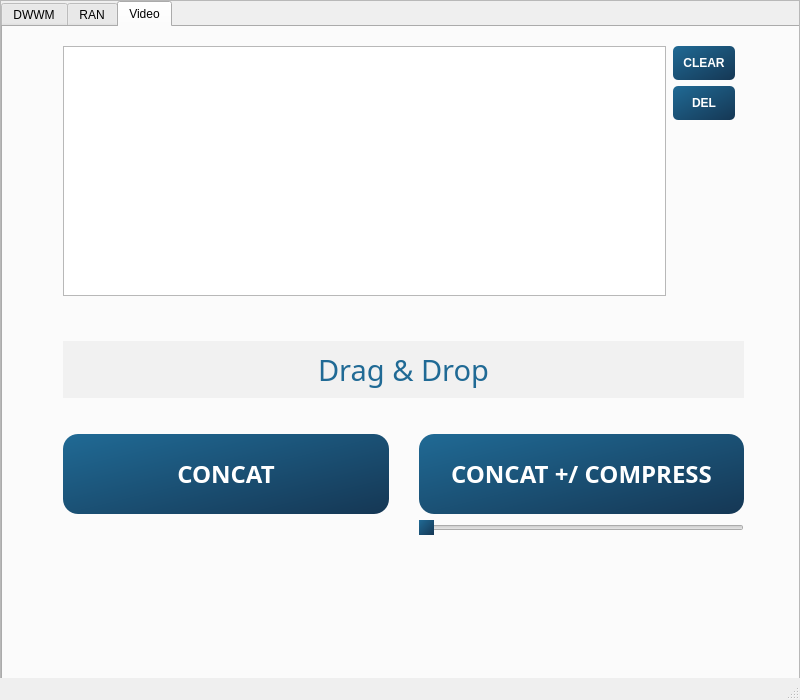
<?xml version="1.0" encoding="UTF-8"?>
<ui version="4.0">
 <class>MainWindow</class>
 <widget class="QMainWindow" name="MainWindow">
  <property name="geometry">
   <rect>
    <x>0</x>
    <y>0</y>
    <width>800</width>
    <height>700</height>
   </rect>
  </property>
  <property name="sizePolicy">
   <sizepolicy hsizetype="Fixed" vsizetype="Fixed">
    <horstretch>0</horstretch>
    <verstretch>0</verstretch>
   </sizepolicy>
  </property>
  <property name="maximumSize">
   <size>
    <width>800</width>
    <height>700</height>
   </size>
  </property>
  <property name="windowTitle">
   <string>MainWindow</string>
  </property>
  <property name="documentMode">
   <bool>false</bool>
  </property>
  <widget class="QWidget" name="centralwidget">
   <property name="sizePolicy">
    <sizepolicy hsizetype="Expanding" vsizetype="Expanding">
     <horstretch>0</horstretch>
     <verstretch>0</verstretch>
    </sizepolicy>
   </property>
   <property name="inputMethodHints">
    <set>Qt::ImhNone</set>
   </property>
   <widget class="QScrollArea" name="scrollArea_3">
    <property name="geometry">
     <rect>
      <x>0</x>
      <y>0</y>
      <width>800</width>
      <height>700</height>
     </rect>
    </property>
    <property name="widgetResizable">
     <bool>true</bool>
    </property>
    <widget class="QWidget" name="scrollAreaWidgetContents">
     <property name="geometry">
      <rect>
       <x>0</x>
       <y>0</y>
       <width>798</width>
       <height>698</height>
      </rect>
     </property>
     <widget class="QTabWidget" name="tabWidget">
      <property name="geometry">
       <rect>
        <x>0</x>
        <y>0</y>
        <width>800</width>
        <height>700</height>
       </rect>
      </property>
      <property name="minimumSize">
       <size>
        <width>800</width>
        <height>700</height>
       </size>
      </property>
      <property name="tabShape">
       <enum>QTabWidget::Rounded</enum>
      </property>
      <property name="currentIndex">
       <number>2</number>
      </property>
      <property name="tabsClosable">
       <bool>false</bool>
      </property>
      <property name="movable">
       <bool>false</bool>
      </property>
      <widget class="QWidget" name="dwwmTab">
       <attribute name="title">
        <string>DWWM</string>
       </attribute>
       <widget class="QScrollArea" name="DwwmScrollArea">
        <property name="geometry">
         <rect>
          <x>0</x>
          <y>0</y>
          <width>797</width>
          <height>680</height>
         </rect>
        </property>
        <property name="widgetResizable">
         <bool>true</bool>
        </property>
        <widget class="QWidget" name="scrollAreaWidgetContents_2">
         <property name="geometry">
          <rect>
           <x>0</x>
           <y>0</y>
           <width>795</width>
           <height>678</height>
          </rect>
         </property>
        </widget>
       </widget>
      </widget>
      <widget class="QWidget" name="ranTab">
       <attribute name="title">
        <string>RAN</string>
       </attribute>
       <widget class="QScrollArea" name="RanScrollArea">
        <property name="geometry">
         <rect>
          <x>0</x>
          <y>0</y>
          <width>797</width>
          <height>680</height>
         </rect>
        </property>
        <property name="widgetResizable">
         <bool>true</bool>
        </property>
        <widget class="QWidget" name="scrollAreaWidgetContents_4">
         <property name="geometry">
          <rect>
           <x>0</x>
           <y>0</y>
           <width>795</width>
           <height>678</height>
          </rect>
         </property>
        </widget>
       </widget>
      </widget>
      <widget class="QWidget" name="tab">
       <attribute name="title">
        <string>Video</string>
       </attribute>
       <widget class="QWidget" name="verticalLayoutWidget">
        <property name="geometry">
         <rect>
          <x>60</x>
          <y>10</y>
          <width>681</width>
          <height>621</height>
         </rect>
        </property>
        <layout class="QVBoxLayout" name="verticalLayout">
         <item>
          <layout class="QHBoxLayout" name="horizontalLayout_2" stretch="0,0">
           <item>
            <widget class="QListWidget" name="filesList">
             <property name="enabled">
              <bool>true</bool>
             </property>
             <property name="sizePolicy">
              <sizepolicy hsizetype="Expanding" vsizetype="Maximum">
               <horstretch>0</horstretch>
               <verstretch>0</verstretch>
              </sizepolicy>
             </property>
             <property name="minimumSize">
              <size>
               <width>0</width>
               <height>250</height>
              </size>
             </property>
             <property name="styleSheet">
              <string notr="true">QListWidget{color:#206a95;border-color#206a95;}

QListWidget:disabled{color:grey}</string>
             </property>
             <property name="dragDropMode">
              <enum>QAbstractItemView::InternalMove</enum>
             </property>
             <property name="sortingEnabled">
              <bool>false</bool>
             </property>
            </widget>
           </item>
           <item>
            <widget class="QWidget" name="" native="true">
             <layout class="QVBoxLayout" name="verticalLayout_2">
              <property name="sizeConstraint">
               <enum>QLayout::SetDefaultConstraint</enum>
              </property>
              <property name="leftMargin">
               <number>1</number>
              </property>
              <item>
               <widget class="QPushButton" name="clearBtn">
                <property name="enabled">
                 <bool>true</bool>
                </property>
                <property name="sizePolicy">
                 <sizepolicy hsizetype="Fixed" vsizetype="Fixed">
                  <horstretch>0</horstretch>
                  <verstretch>0</verstretch>
                 </sizepolicy>
                </property>
                <property name="cursor">
                 <cursorShape>PointingHandCursor</cursorShape>
                </property>
                <property name="layoutDirection">
                 <enum>Qt::LeftToRight</enum>
                </property>
                <property name="styleSheet">
                 <string notr="true">QPushButton{background-color: qlineargradient(x1: 0, y1:0, x2: 1, y2:1, stop: 0 #206a95, stop: 1 #153754); border-radius:5;color: white; font-weight:600;padding :10px}

QPushButton:disabled {
background-color:#989898;
color:#636363
}</string>
                </property>
                <property name="text">
                 <string>CLEAR</string>
                </property>
               </widget>
              </item>
              <item>
               <widget class="QPushButton" name="delListBtn">
                <property name="enabled">
                 <bool>true</bool>
                </property>
                <property name="cursor">
                 <cursorShape>PointingHandCursor</cursorShape>
                </property>
                <property name="layoutDirection">
                 <enum>Qt::LeftToRight</enum>
                </property>
                <property name="styleSheet">
                 <string notr="true">QPushButton{background-color: qlineargradient(x1: 0, y1:0, x2: 1, y2:1, stop: 0 #206a95, stop: 1 #153754); border-radius:5;color: white; font-weight:600;padding :10px}

QPushButton:disabled {
background-color:#989898;
color:#636363
}</string>
                </property>
                <property name="text">
                 <string>DEL</string>
                </property>
               </widget>
              </item>
              <item>
               <widget class="QLabel" name="label">
                <property name="sizePolicy">
                 <sizepolicy hsizetype="Preferred" vsizetype="Fixed">
                  <horstretch>0</horstretch>
                  <verstretch>30</verstretch>
                 </sizepolicy>
                </property>
                <property name="minimumSize">
                 <size>
                  <width>0</width>
                  <height>170</height>
                 </size>
                </property>
                <property name="text">
                 <string/>
                </property>
               </widget>
              </item>
             </layout>
            </widget>
           </item>
          </layout>
         </item>
         <item>
          <widget class="QLabel" name="dropArea">
           <property name="enabled">
            <bool>true</bool>
           </property>
           <property name="sizePolicy">
            <sizepolicy hsizetype="Minimum" vsizetype="Preferred">
             <horstretch>0</horstretch>
             <verstretch>0</verstretch>
            </sizepolicy>
           </property>
           <property name="font">
            <font>
             <family>Victor Mono</family>
             <pointsize>22</pointsize>
             <weight>50</weight>
             <italic>false</italic>
             <bold>false</bold>
             <underline>false</underline>
             <strikeout>false</strikeout>
            </font>
           </property>
           <property name="cursor">
            <cursorShape>OpenHandCursor</cursorShape>
           </property>
           <property name="styleSheet">
            <string notr="true">QLabel:enabled{background:#F1F1F1;color:#206a95; margin:30 0;}

Qlabel:disabled{color:#636363}</string>
           </property>
           <property name="text">
            <string>Drag &amp; Drop</string>
           </property>
           <property name="textFormat">
            <enum>Qt::AutoText</enum>
           </property>
           <property name="alignment">
            <set>Qt::AlignCenter</set>
           </property>
           <property name="margin">
            <number>0</number>
           </property>
          </widget>
         </item>
         <item>
          <layout class="QGridLayout" name="gridLayout">
           <property name="leftMargin">
            <number>0</number>
           </property>
           <property name="rightMargin">
            <number>0</number>
           </property>
           <property name="horizontalSpacing">
            <number>30</number>
           </property>
           <item row="0" column="1">
            <widget class="QPushButton" name="compressBtn">
             <property name="enabled">
              <bool>true</bool>
             </property>
             <property name="minimumSize">
              <size>
               <width>0</width>
               <height>80</height>
              </size>
             </property>
             <property name="font">
              <font>
               <family>Victor Mono SemiBold</family>
               <pointsize>18</pointsize>
               <weight>75</weight>
               <bold>true</bold>
              </font>
             </property>
             <property name="cursor">
              <cursorShape>PointingHandCursor</cursorShape>
             </property>
             <property name="styleSheet">
              <string notr="true">QPushButton{background-color: qlineargradient(x1: 0, y1:0, x2: 1, y2:1, stop: 0 #206a95, stop: 1 #153754); border-radius:15;color: white; font-weight:600;padding :10px}

QPushButton:disabled {
background-color:#989898;
color:#636363
}</string>
             </property>
             <property name="text">
              <string>CONCAT +/ COMPRESS</string>
             </property>
            </widget>
           </item>
           <item row="1" column="1">
            <widget class="QSlider" name="compressSlider">
             <property name="enabled">
              <bool>true</bool>
             </property>
             <property name="sizePolicy">
              <sizepolicy hsizetype="Minimum" vsizetype="Fixed">
               <horstretch>0</horstretch>
               <verstretch>0</verstretch>
              </sizepolicy>
             </property>
             <property name="cursor">
              <cursorShape>PointingHandCursor</cursorShape>
             </property>
             <property name="styleSheet">
              <string notr="true">QSlider::handle:horizontal {background: qlineargradient(x1: 0, y1:0, x2: 1, y2:1, stop: 0 #206a95, stop: 1 #153754);}

QSlider::handle:horizontal:disabled{
	background: #636363
}</string>
             </property>
             <property name="orientation">
              <enum>Qt::Horizontal</enum>
             </property>
            </widget>
           </item>
           <item row="0" column="0">
            <widget class="QPushButton" name="concatBtn">
             <property name="enabled">
              <bool>true</bool>
             </property>
             <property name="minimumSize">
              <size>
               <width>0</width>
               <height>80</height>
              </size>
             </property>
             <property name="font">
              <font>
               <family>Victor Mono SemiBold</family>
               <pointsize>18</pointsize>
               <weight>75</weight>
               <bold>true</bold>
              </font>
             </property>
             <property name="cursor">
              <cursorShape>PointingHandCursor</cursorShape>
             </property>
             <property name="styleSheet">
              <string notr="true">QPushButton{background-color: qlineargradient(x1: 0, y1:0, x2: 1, y2:1, stop: 0 #206a95, stop: 1 #153754); border-radius:15;color: white; font-weight:600;padding :10px}

QPushButton:disabled {
background-color:#989898;
color:#636363
}</string>
             </property>
             <property name="text">
              <string>CONCAT</string>
             </property>
            </widget>
           </item>
          </layout>
         </item>
         <item>
          <widget class="QLabel" name="videoInfos">
           <property name="sizePolicy">
            <sizepolicy hsizetype="Ignored" vsizetype="Preferred">
             <horstretch>0</horstretch>
             <verstretch>0</verstretch>
            </sizepolicy>
           </property>
           <property name="minimumSize">
            <size>
             <width>0</width>
             <height>0</height>
            </size>
           </property>
           <property name="font">
            <font>
             <pointsize>10</pointsize>
            </font>
           </property>
           <property name="styleSheet">
            <string notr="true">color:#206a95</string>
           </property>
           <property name="text">
            <string/>
           </property>
           <property name="alignment">
            <set>Qt::AlignLeading|Qt::AlignLeft|Qt::AlignTop</set>
           </property>
          </widget>
         </item>
        </layout>
       </widget>
      </widget>
     </widget>
    </widget>
   </widget>
  </widget>
  <widget class="QMenuBar" name="menubar">
   <property name="geometry">
    <rect>
     <x>0</x>
     <y>0</y>
     <width>800</width>
     <height>21</height>
    </rect>
   </property>
  </widget>
  <widget class="QStatusBar" name="statusbar"/>
 </widget>
 <resources/>
 <connections/>
</ui>
